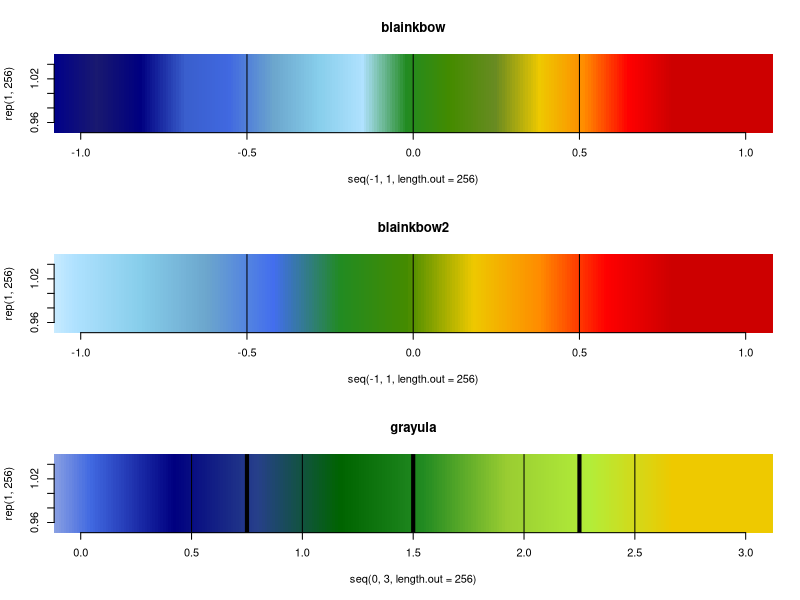
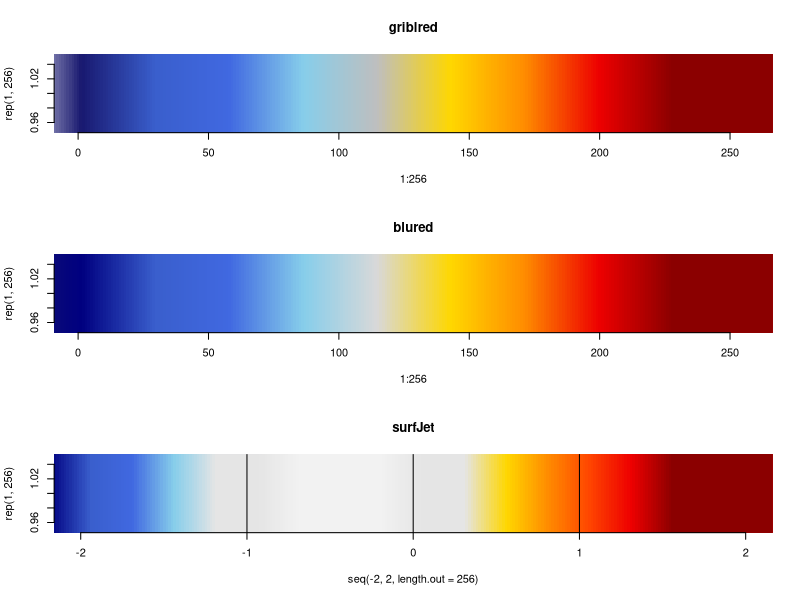
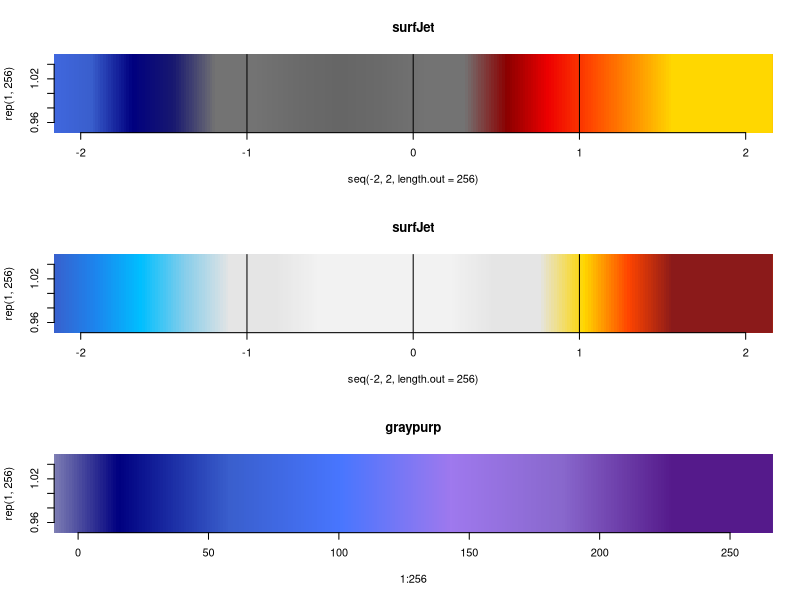
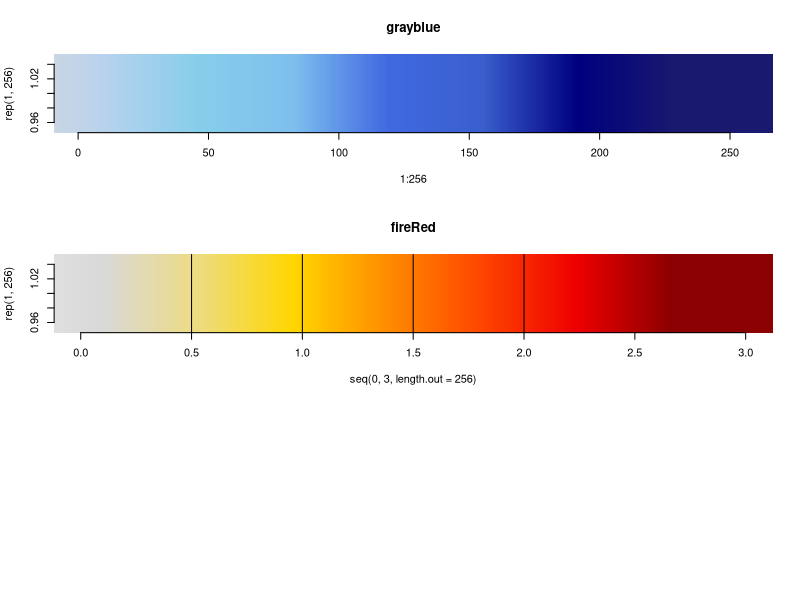

Write R code to recreate these figures, in order.
par(mfrow=c(3,1))

# Function for saving the colormaps
save.colmap <- function(Colmap,Dir){
  Colmap<-t(col2rgb(Colmap(256)))
  Colmap<-Colmap/256
#  write.csv(Colmap,file=Dir,row.names=FALSE,quote = FALSE) 
  }

# # # ############################ # # #
#           blainkbow
# # # ############################ # # #
blainkbow <- colorRampPalette(c("gray85","darkblue","midnightblue","navy","royalblue3","royalblue","skyblue3","skyblue","lightskyblue1","forestgreen","chartreuse4","olivedrab4","gold2","darkorange","red","red3"))
plot(seq(-1,1,length.out = 256),rep(1,256),pch=15,cex=30,col=blainkbow(256),ylim=c(0.95,1.05),bty='n',main="blainkbow")
abline(v=c(-0.5,0,0.5))
save.colmap(blainkbow,"/home/rr/git_here/oma/blainkbow.csv")

# # # ############################ # # #
#           blainkbow2
# # # ############################ # # #
blainkbow2 <- colorRampPalette(c("white","lightskyblue1","skyblue","skyblue3","royalblue2","forestgreen","chartreuse4","gold2","darkorange","red","red3"))
plot(seq(-1,1,length.out = 256),rep(1,256),pch=15,cex=30,col=blainkbow2(256),ylim=c(0.95,1.05),bty='n',main="blainkbow2")
abline(v=c(-0.5,0,0.5))
save.colmap(blainkbow2,"/home/rr/git_here/oma/blainkbow2.csv")

# # # ############################ # # #
#           grayula
# # # ############################ # # #
grayula <- colorRampPalette(c("gray90","royalblue","navy","royalblue4","darkgreen","forestgreen","olivedrab3","olivedrab2","gold2"))
plot(seq(0,3,length.out = 256),rep(1,256),pch=15,cex=30,col=grayula(256),ylim=c(0.95,1.05),bty='n',main="grayula")
abline(v=c(0.5,1,2,2.5))
abline(v=c(0.75,1.5,2.25),lwd=4)
save.colmap(grayula,"/home/rr/git_here/oma/grayula.csv")

# # # ############################ # # #
#           griblred
# # # ############################ # # #
griblred <- colorRampPalette(c("white","midnightblue","royalblue3","royalblue","skyblue","gray75","gold","darkorange","red2","red4"))
plot(1:256,rep(1,256),pch=15,cex=30,col=griblred(256),ylim=c(0.95,1.05),bty='n',main="griblred")
save.colmap(griblred,"/home/rr/git_here/oma/griblred.csv")

# # # ############################ # # #
#           blured
# # # ############################ # # #
blured <- colorRampPalette(c("midnightblue","navy","royalblue3","royalblue","skyblue","gray85","gold","darkorange","red2","red4"))
plot(1:256,rep(1,256),pch=15,cex=30,col=blured(256),ylim=c(0.95,1.05),bty='n',main="blured")
save.colmap(blured,"/home/rr/git_here/oma/blured.csv")

# # # ############################ # # #
#           Cool Jet bar
# # # ############################ # # #
surfJet <- colorRampPalette(c("midnightblue","navy","royalblue3","royalblue","skyblue","gray90","gray90","gray95","gray95","gray95","gray90","gray90","gold","darkorange","orangered","red2","red4"))
#surfJet <- colorRampPalette(c("midnightblue","navy","royalblue3","royalblue","skyblue","gray85","gray85","gold","darkorange","orangered","red2","red4"))
plot(seq(-2,2,length.out = 256),rep(1,256),pch=15,cex=30,col=surfJet(256),ylim=c(0.95,1.05),bty='n',main="surfJet")
abline(v=c(-1,0,1))
save.colmap(surfJet,"/home/rr/git_here/oma/surfJet.csv")

# # # ############################ # # #
#      High-Contrast Cool Jet bar
# # # ############################ # # #
surfJetHi <- colorRampPalette(c("skyblue","royalblue","royalblue3","navy","midnightblue","gray45","gray45","gray42","gray40","gray42","gray45","gray45","red4","red2","orangered","darkorange","gold"))
plot(seq(-2,2,length.out = 256),rep(1,256),pch=15,cex=30,col=surfJetHi(256),ylim=c(0.95,1.05),bty='n',main="surfJet")
abline(v=c(-1,0,1))
save.colmap(surfJetHi,"/home/rr/git_here/oma/surfJetHi.csv")

# # # ############################ # # #
#           Cool Jet barKaks
# # # ############################ # # #
surfJetKaks <- colorRampPalette(c("blue","royalblue3","dodgerblue2","deepskyblue","skyblue","gray90","gray90","gray95","gray95","gray95","gray95","gray90","gray90","gold","orangered","firebrick4"))
plot(seq(-2,2,length.out = 256),rep(1,256),pch=15,cex=30,col=surfJetKaks(256),ylim=c(0.95,1.05),bty='n',main="surfJet")
abline(v=c(-1,0,1))
save.colmap(surfJetKaks,"/home/rr/git_here/oma/surfJetKaks.csv")

# # # ############################ # # #
#           graypurp
# # # ############################ # # #
#graypurp<-colorRampPalette(c("gray85","slategray2","royalblue1","royalblue2","royalblue3","royalblue4","slateblue4","purple4","mediumpurple3"))
graypurp<-colorRampPalette(c("gray85","navy","royalblue3","royalblue1","mediumpurple2","mediumpurple3","purple4"))
plot(1:256,rep(1,256),pch=15,cex=30,col=graypurp(256),ylim=c(0.95,1.05),bty='n',main="graypurp")
save.colmap(graypurp,"/home/rr/git_here/oma/graypurp.csv")

# # # ############################ # # #
#           Gray to Blue
# # # ############################ # # #
grayblue<-colorRampPalette(c("gray85","slategray2","skyblue","skyblue2","royalblue","royalblue3","navy","midnightblue"))
plot(1:256,rep(1,256),pch=15,cex=30,col=grayblue(256),ylim=c(0.95,1.05),bty='n',main="grayblue")
save.colmap(grayblue,"/home/rr/git_here/oma/grayblue.csv")

# # # ############################ # # #
#           Fire Red
# # # ############################ # # #
fireRed <- colorRampPalette(c("gray90","gray85","lightgoldenrod2","gold","darkorange","orangered","red2","red4"))
plot(seq(0,3,length.out = 256),rep(1,256),pch=15,cex=30,col=fireRed(256),ylim=c(0.95,1.05),bty='n',main="fireRed")
abline(v=c(0.5,1,1.5,2))
save.colmap(fireRed,"/home/rr/git_here/oma/fireRed.csv")


